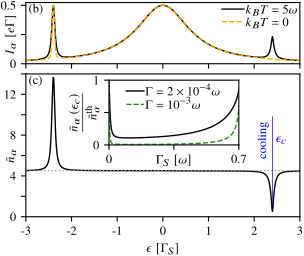

This chart was generated by the following Python code:
from sys import argv
import os
import matplotlib as mpl

mpl.use('pgf')

preamble = [
    r'\usepackage{pgf}', 
    r'\usepackage{amssymb}', 
    r'\usepackage{amsmath}',
    r'\usepackage{newtxtext,newtxmath}', 
    r'\usepackage{fontenc}', 
    r'\usepackage{inputenc}', 
    r'\DeclareUnicodeCharacter{2212}{-}'
]

mpl_settings = {
    'text.usetex': False,
    'font.family': 'serif',
    'pgf.texsystem': 'pdflatex',
    'font.size': 9,
    'pgf.preamble': preamble
}

TEXTWIDTH = 6.29  # Textwidth in inches

defaults = {
    'width': 7.7/2.54,
    'height': 6.5/2.54,
}

import matplotlib.pyplot as plt
import matplotlib.gridspec as gridspec

plt.rcParams.update(mpl_settings)
from mpl_toolkits.axes_grid1.inset_locator import inset_axes
import numpy as np

filename = os.path.splitext(argv[0])[0]

def load_data():
    dataDict = {}
    parDict = {}
    varDict = {}
    datapaths = argv[1:]

    for idx, data in enumerate(datapaths):
        labelLst = list()
        dataset = np.loadtxt(data)
        for nidx, line in enumerate(open(data, 'r')):
            if nidx == 2:
                parDict[idx] = eval(line[1:].strip())
            if nidx == 4:
                varDict[idx] = eval(line[1:].strip())
            if nidx == 10:
                labelLst = eval(line[1:].strip())
        dataDict[idx] = dict((k, v) for k, v in zip(labelLst, dataset.T))
        dataDict[idx]['filename'] = data

    return parDict, varDict, dataDict

def plot_data(**kwargs):
    # Load data
    parDict, varDict, dataDict = load_data()

    # Define figure layout
    fig = plt.figure(figsize=(defaults['width'], defaults['height']))
    gs = gridspec.GridSpec(2, 1, height_ratios=[0.3, 0.7])
    ax1 = fig.add_subplot(gs[0, 0])  # Current
    ax2 = fig.add_subplot(gs[1, 0])  # Photon occupation
    axins = inset_axes(ax2, loc=1, width=1.3, height=0.65,
                       bbox_to_anchor=(0.8, 1), borderpad=0.5,
                       bbox_transform=ax2.transAxes
            )

    # Plot curves
    p = parDict # shorthand
    nB = lambda x: 1. / (np.exp(x) - 1)     # Bose function
    ABS = lambda i, sgn, n, m: 0.5 * sgn * np.sqrt((n * p[i]['wL'] + m * p[i]['wR'])**2 - 2 * p[i]['GS']**2) # Andreev addition energy

    ax1.plot(dataDict[0]['eps'], dataDict[0]['IL']/1e-3, lw=1., c='k', label=r'$k_BT=5\omega$')
    ax1.plot(dataDict[1]['eps'], dataDict[1]['IL']/1e-3, lw=1., c='orange', ls='--', label=r'$k_BT = 0$')
    ax2.plot(dataDict[0]['eps'], dataDict[0]['nOscL'], lw=1., c='k')
    ax2.axhline(y=nB(p[0]['wL'] / p[0]['TL']), color='0.6', ls=':', lw=1.)
    ax2.axvline(x=ABS(0,1,1,0), ymin=0.08, ymax=0.7, color='b', lw=0.5)

    axins.plot(dataDict[2]['GS'], dataDict[2]['nOscL']/nB(p[2]['wL']/p[2]['TL']), lw=1., c='k', label=r'$\Gamma=2\times 10^{-4}\omega$')
    axins.plot(dataDict[3]['GS'], dataDict[3]['nOscL']/nB(p[3]['wL']/p[3]['TL']), lw=1., c='ForestGreen', ls='--', label=r'$\Gamma=10^{-3}\omega$')


    # Adjustments
    ax1.set_xlim(-3, 3)
    ax1.set_ylim(bottom=0)
    ax1.set_ylabel(r'$I_\alpha\ [e\Gamma]$')
    ax1.set_yticks([0, 0.25, 0.5])
    ax1.set_yticklabels([0, '', 0.5])
    ax1.set_xticks(range(-3,4))
    ax1.set_xticklabels([])
    ax1.yaxis.set_label_coords(0., 0.25, transform=ax1.yaxis.get_ticklabels()[0].get_transform())

    ax2.set_xlim(-3, 3)
    ax2.set_ylim(bottom=0, top=14)
    ax2.set_xlabel(r'$\epsilon\ [\Gamma_S]')
    ax2.set_ylabel(r'$\bar{n}_\alpha$')
    ax2.set_yticks(range(0,16,2))
    ax2.set_yticklabels([0, '', 4, '', 8, '', 12, ''])
    ax2.yaxis.set_label_coords(0., 6, transform=ax2.yaxis.get_ticklabels()[0].get_transform())

    axins.set_xlim(0, 0.7)
    axins.set_ylim(0, 1)
    axins.set_xticks(np.linspace(0,0.7,3))
    axins.set_xticklabels([0,'',0.7])
    axins.set_yticks(np.linspace(0,1,3))
    axins.set_yticklabels([0,'',1])
    axins.set_xlabel(r'$\Gamma_S\ [\omega]$')
    axins.xaxis.set_label_coords(0.35,0, transform=axins.xaxis.get_ticklabels()[0].get_transform())
    axins.set_ylabel(r'$\frac{\bar{n}_{\alpha}\left(\epsilon_{c}\right)}{\bar{n}_{\alpha}^{\text{th}}}$')
    axins.yaxis.set_label_coords(0.,0.5, transform=axins.yaxis.get_ticklabels()[0].get_transform())


    # Legends
    ax1.legend(loc=3, bbox_to_anchor=(0.7, 0.5), labelspacing=0.1, 
               columnspacing=0.85, borderpad=0.35, handletextpad=0.1,
               ncol=1,handlelength=1.75, borderaxespad=0.,frameon=False)
    axins.legend(
        loc=3,
        bbox_to_anchor=(0.1, 0.45),
        labelspacing=0.1,
        columnspacing=0.85,
        borderpad=0.35,
        handletextpad=0.1,
        ncol=1,
        handlelength=1.4,
        borderaxespad=0.,
        frameon=False)


    # Letters and annotations
    ax1.annotate('(b)', xy=(0.01, 0.84), xycoords='axes fraction')
    ax2.annotate('(c)', xy=(0.01, 0.93), xycoords='axes fraction')
    ax2.annotate('cooling', xy=(2.398-0.2, 7.5), xycoords='data', rotation=90, color='blue', ha='center', va='center')
    ax2.annotate(r'$\epsilon_c$', xy=(2.398+0.2, 7.5), xycoords='data', color='blue', ha='center', va='center')


    plt.subplots_adjust(left=0.085,bottom=0.15, right=0.99, top=0.99, wspace=0.4, hspace=0.10 )
    plt.savefig(f'{filename}.pdf', facecolor='none', edgecolor='none', dpi=400)


if __name__ == '__main__':
    plot_data()
#     setIdx = 0
#     p = paramDict[setIdx]
#     GS = p['GS']
#     GN = p['GNL']
#     plot(
#         dataDict[setIdx][xKey(setIdx)],
#         dataDict[setIdx]['IL'],
#         'k-',
#         lw=lw,
#         label='rT={0}'.format('%.1f' % (p['TL'] / p['wL'])))

#     setIdx = 1
#     p = paramDict[setIdx]
#     plot(
#         dataDict[setIdx][xKey(setIdx)],
#         dataDict[setIdx]['IL'],
#         'r--',
#         lw=lw,
#         label='rT={0}'.format('%.1f' % (p['TL'] / p['wL'])))
#     ylabel('IL', fontsize=yfsize, labelpad=1.2)
#     xlim(-3 * GS, 3 * GS)
#     ylim(0, 0.5 * GN)

#     lgd = legend(
#         loc=3,
#         bbox_to_anchor=(0.6, 0.56),
#         labelspacing=0.1,
#         columnspacing=0.85,  #0.21, 0.74
#         borderpad=0.35,
#         handletextpad=0.1,
#         ncol=1,
#         handlelength=1.75,
#         borderaxespad=0.,
#         frameon=False)
#     [setp(ltxt, fontsize=lgdsize) for ltxt in lgd.get_texts()]

#     #------
#     sub[1] = subplot2grid((3, 1), (1, 0), rowspan=2)
#     setIdx = 0
#     p = paramDict[setIdx]
#     plot(
#         dataDict[setIdx][xKey(setIdx)], dataDict[setIdx]['nOscL'], 'k-', lw=lw)
#     ylabel('nOscL', fontsize=yfsize, labelpad=0.)

#     xlabel(xKey(setIdx), fontsize=xfsize, labelpad=0.)
#     xlim(-3 * GS, 3 * GS)
#     ylim(0, 14)

#     nB = lambda x: 1. / (exp(x) - 1)
#     axhline(y=nB(p['wL'] / p['TL']), color='0.6', ls=':', lw=lw)

#     ABS = lambda sgn, n, m: 0.5 * sgn * sqrt((n * p['wL'] + m * p['wR'])**2 - 2 * p['GS']**2)
#     epsCooling = ABS(1, 1, 0)
#     axvline(x=epsCooling, ymin=0.08, ymax=0.4, color='b', ls='-', lw=0.4)

#     #------
#     axins = inset_axes(
#         sub[1],
#         loc=3,
#         width=1.25,
#         height=0.82,
#         bbox_to_anchor=(0.43, 0.35),
#         bbox_transform=sub[1].figure.transFigure)
#     psList = ['k-', 'g-.']
#     for nidx, setIdx in enumerate([2, 3]):
#         p = paramDict[setIdx]
#         nTH = nB(p['wL'] / p['TL'])
#         wL = p['wL']
#         Y = dataDict[setIdx]['nOscL'] / (nB(p['wL'] / p['TL']) + 0.)
#         lbl = 'rGN={0}m'.format(p['GNL'] / 1e-3)
#         plot(dataDict[setIdx][xKey(setIdx)], Y, psList[nidx], lw=lw, label=lbl)
#         xlim(0 * wL, 0.7 * wL)
#     ylim(0, 1)

#     lgd = legend(
#         loc=3,
#         bbox_to_anchor=(0.1, 0.575),
#         labelspacing=0.1,
#         columnspacing=0.85,
#         borderpad=0.35,
#         handletextpad=0.1,
#         ncol=1,
#         handlelength=1.4,
#         borderaxespad=0.,
#         frameon=False)
#     [setp(ltxt, fontsize=lgdsize) for ltxt in lgd.get_texts()]

#     #================================
#     axins.annotate(
#         'GSInwL',
#         xy=(0.3, -0.22),
#         xycoords='axes fraction',
#         fontsize=lblsize,
#     )
#     #   axins.annotate(
#     #       'nLNorm',
#     #       xy=(0.1, 0.36),
#     #       xycoords='axes fraction',
#     #       fontsize=lblsize,
#     #   )
#     sub[0].annotate(
#         'A',
#         xy=(0.01, 0.86),
#         xycoords='axes fraction',
#         fontsize=lblsize,
#     )
#     sub[1].annotate(
#         'B',
#         xy=(0.01, 0.93),
#         xycoords='axes fraction',
#         fontsize=lblsize,
#     )
#     sub[1].annotate(
#         'cooling',
#         xy=(0.835, 0.21),
#         xycoords='axes fraction',
#         fontsize=lblsize,
#         rotation=90)
#     sub[1].annotate(
#         'epsCooling',
#         xy=(0.905, 0.355),
#         xycoords='axes fraction',
#         fontsize=lblsize)

#     setIdx = 2
#     p = paramDict[setIdx]
#     unitX = p['wL']
#     XTickLst = arange(0 * unitX, 0.7 * unitX + unitX / 10., 0.35 * unitX)
#     XTickLblLst = [
#         '%.1f' % (l / unitX) if n % 2 == 0 else ''
#         for n, l in enumerate(XTickLst)
#     ]
#     axins.set_xticks(XTickLst)
#     axins.set_xticklabels(XTickLblLst)

#     YTickLst = arange(0, 1 + 0.25, 0.25)
#     YTickLblLst = [
#         '%.1f' % (l) if n % 2 == 0 else '' for n, l in enumerate(YTickLst)
#     ]
#     axins.set_yticks(YTickLst)
#     axins.set_yticklabels(YTickLblLst)
#     axins.tick_params(pad=1.2)
#     axins.set_ylabel('nLNorm', labelpad=10)



#     subplots_adjust(
#         left=0.12, bottom=0.095, right=0.995, top=0.99, wspace=0.4, hspace=0.10)
